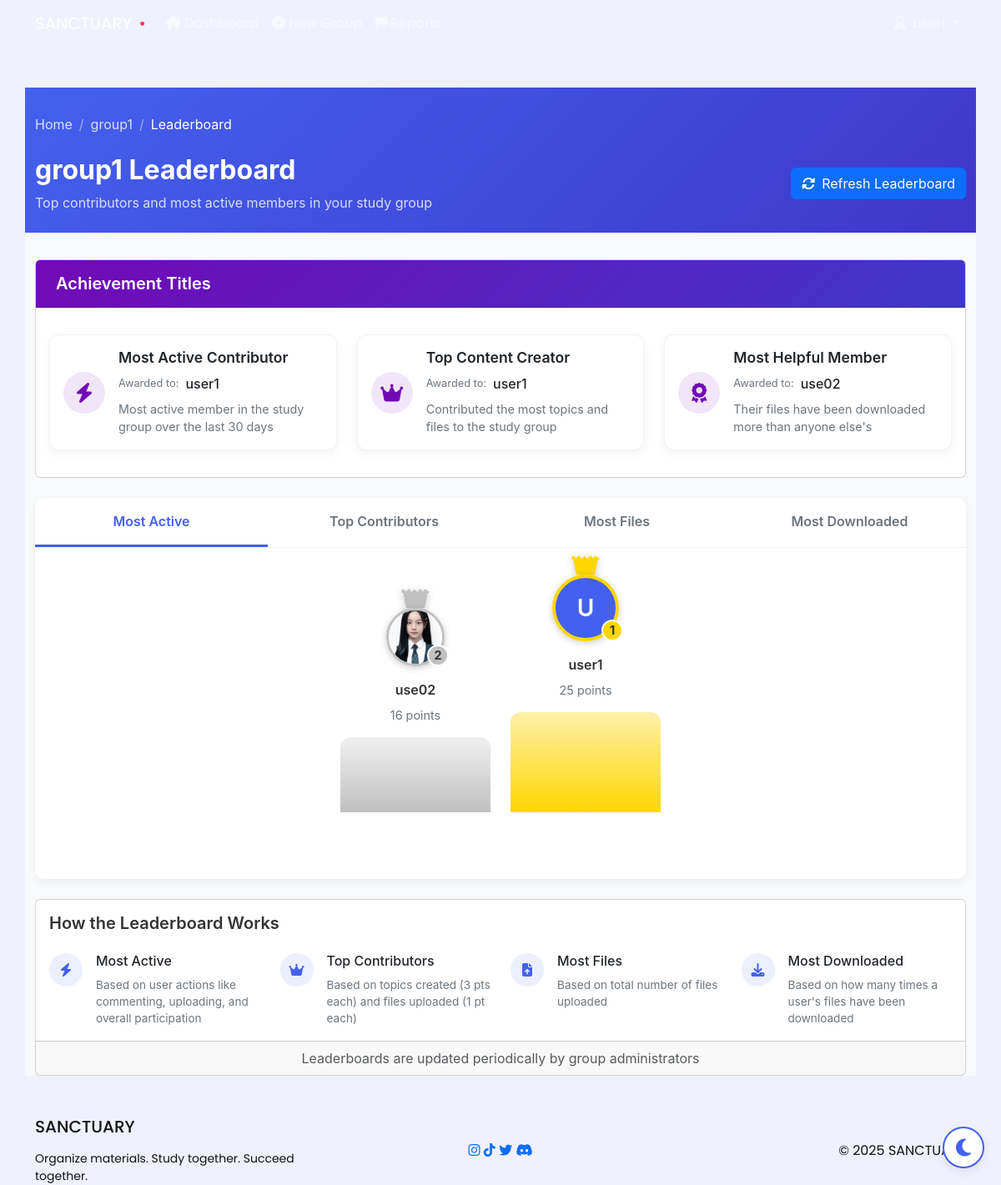
/group/1/leaderboard/ (signed in), run on the app's committed database.
### core/models.py (models this page shows, shortened)
class StudyGroup(models.Model):
    STATUS_CHOICES = (
        ('pending', 'Pending'),
        ('approved', 'Approved'),
        ('rejected', 'Rejected'),
    )
    group_name = models.CharField(max_length=100)
    institution = models.CharField(max_length=100)
    purpose = models.TextField()
    status = models.CharField(max_length=20, choices=STATUS_CHOICES, default='pending')
    created_by = models.ForeignKey(User, on_delete=models.CASCADE, related_name='created_groups')
    members = models.ManyToManyField(User, related_name='study_groups')
    created_at = models.DateTimeField(auto_now_add=True)
    updated_at = models.DateTimeField(auto_now=True)

class UserAchievement(models.Model):
    ACHIEVEMENT_TYPE_CHOICES = (
        ('active_user', 'Most Active User'),
        ('contributor', 'Top Contributor'),
        ('helpful', 'Most Helpful'),
        ('engaged', 'Most Engaged')
    )
    user = models.ForeignKey(User, on_delete=models.CASCADE, related_name='achievements')
    group = models.ForeignKey(StudyGroup, on_delete=models.CASCADE, related_name='user_achievements')
    achievement_type = models.CharField(max_length=30, choices=ACHIEVEMENT_TYPE_CHOICES)
    title = models.CharField(max_length=100)
    description = models.TextField()
    awarded_at = models.DateTimeField(auto_now_add=True)
    is_active = models.BooleanField(default=True)

class User(AbstractUser):
    ROLE_CHOICES = (
        ('super_admin', 'Super Admin'),
        ('admin', 'Admin'),
        ('user', 'User'),
    )
    role = models.CharField(max_length=20, choices=ROLE_CHOICES, default='user')
    profile_photo = models.ImageField(upload_to='profile_photos/', null=True, blank=True)
    def is_super_admin(self):
        return self.role == 'super_admin'

class LeaderboardEntry(models.Model):
    leaderboard = models.ForeignKey(GroupLeaderboard, on_delete=models.CASCADE, related_name='entries')
    user = models.ForeignKey(User, on_delete=models.CASCADE, related_name='leaderboard_entries')
    score = models.PositiveIntegerField(default=0)
    rank = models.PositiveIntegerField()
    class Meta:
        ordering = ['rank']
        unique_together = ['leaderboard', 'user']

### core/views.py (the view)
# urls.py: path('group/<int:group_id>/leaderboard/', views.group_leaderboard, name='group_leaderboard'),
@login_required
def group_leaderboard(request, group_id):
    group = get_object_or_404(StudyGroup, id=group_id)
    if not (request.user.is_super_admin() or
            request.user.study_groups.filter(id=group.id).exists()):
        return HttpResponseForbidden("You don't have permission to view this group's leaderboard.")
    leaderboard_types = GroupLeaderboard.LEADERBOARD_TYPE_CHOICES
    leaderboards = {}
    for lb_code, lb_name in leaderboard_types:
        leaderboard, created = GroupLeaderboard.objects.get_or_create(
            group=group,
            leaderboard_type=lb_code
        )
        entries = LeaderboardEntry.objects.filter(leaderboard=leaderboard)
        leaderboards[lb_code] = {
            'name': lb_name,
            'entries': entries
        }
    achievements = UserAchievement.objects.filter(
        group=group,
        is_active=True
    ).select_related('user')
    return render(request, 'core/group_leaderboard.html', {
        'group': group,
        'leaderboards': leaderboards,
        'achievements': achievements
    })

### core/templates/core/group_leaderboard.html (shortened to what this page needs)
{% extends 'base/base.html' %}
{% block content %}
<div class="leaderboard-page">
    <header class="page-header">
        <div class="container">
            <nav aria-label="breadcrumb">
                <ol class="breadcrumb">
                    <li class="breadcrumb-item"><a href="{% url 'home' %}">Home</a></li>
                    <li class="breadcrumb-item"><a href="{% url 'course_detail' course_id=group.courses.first.id %}">{{ group.group_name }}</a></li>
                    <li class="breadcrumb-item active" aria-current="page">Leaderboard</li>
                </ol>
            </nav>
            <div class="header-content">
                <div class="header-title">
                    <h1>{{ group.group_name }} Leaderboard</h1>
                    <p class="header-subtitle">Top contributors and most active members in your study group</p>
                </div>
                {% if user.is_super_admin or group.created_by == user %}
                <div class="header-actions">
                    <a href="{% url 'update_leaderboards' group_id=group.id %}" class="btn btn-primary">
                        <i class="fas fa-sync-alt me-2"></i>Refresh Leaderboard
                    </a>
                </div>
                {% endif %}
            </div>
        </div>
    </header>
    <div class="container">
        <section class="achievement-section mb-4">
            <div class="card">
                <div class="card-header bg-gradient-primary">
                    <h2 class="section-title">Achievement Titles</h2>
                </div>
                <div class="card-body">
                    <div class="achievements-grid">
                        {% if achievements %}
                            {% for achievement in achievements %}
                                <div class="achievement-item">
                                    <div class="achievement-icon">
                                        {% if achievement.achievement_type == 'active_user' %}
                                            <i class="fas fa-bolt"></i>
                                        {% elif achievement.achievement_type == 'contributor' %}
                                            <i class="fas fa-crown"></i>
                                        {% elif achievement.achievement_type == 'file_uploader' %}
                                            <i class="fas fa-file-upload"></i>
                                        {% elif achievement.achievement_type == 'popular_content' %}
                                            <i class="fas fa-star"></i>
                                        {% else %}
                                            <i class="fas fa-award"></i>
                                        {% endif %}
                                    </div>
                                    <div class="achievement-content">
                                        <h3 class="achievement-title">{{ achievement.title }}</h3>
                                        <div class="achievement-user">
                                            <span class="user-label">Awarded to:</span>
                                            <span class="user-name">{{ achievement.user.get_full_name|default:achievement.user.username }}</span>
                                        </div>
                                        <p class="achievement-desc">{{ achievement.description }}</p>
                                    </div>
                                </div>
                            {% endfor %}
                        {% endif %}
                    </div>
                </div>
            </div>
        </section>
        <section class="leaderboard-section mb-4">
            <div class="leaderboard-container">
                <div class="leaderboard-tabs">
                    <button class="leaderboard-tab active" data-tab="activity">Most Active</button>
                    <button class="leaderboard-tab" data-tab="contribution">Top Contributors</button>
                    <button class="leaderboard-tab" data-tab="files">Most Files</button>
                    <button class="leaderboard-tab" data-tab="downloads">Most Downloaded</button>
                </div>
                <div class="leaderboard-content active" id="activity-leaderboard">
                    {% with leaderboard=leaderboards.activity %}
                    {% if leaderboard.entries %}
                        <div class="leaderboard-podium">
                            {% for entry in leaderboard.entries %}
                                {% if entry.rank == 2 %}
                                    <div class="podium-item second-place">
                                        <div class="crown silver"></div>
                                        <div class="podium-avatar-container">
                                            {% if entry.user.profile_photo %}
                                                <img src="{{ entry.user.profile_photo.url }}" alt="{{ entry.user.username }}" class="podium-avatar">
                                            {% else %}
                                                <div class="podium-avatar-placeholder">
                                                    {{ entry.user.username|make_list|first|upper }}
                                                </div>
                                            {% endif %}
                                            <div class="podium-rank">2</div>
                                        </div>
                                        <div class="podium-info">
                                            <div class="podium-name">{{ entry.user.get_full_name|default:entry.user.username }}</div>
                                            <div class="podium-score">{{ entry.score }} points</div>
                                        </div>
                                        <div class="podium-column silver"></div>
                                    </div>
                                {% endif %}
                            {% endfor %}
                            {% for entry in leaderboard.entries %}
                                {% if entry.rank == 1 %}
                                    <div class="podium-item first-place">
                                        <div class="crown gold"></div>
                                        <div class="podium-avatar-container">
                                            {% if entry.user.profile_photo %}
                                                <img src="{{ entry.user.profile_photo.url }}" alt="{{ entry.user.username }}" class="podium-avatar">
                                            {% else %}
                                                <div class="podium-avatar-placeholder">
                                                    {{ entry.user.username|make_list|first|upper }}
                                                </div>
                                            {% endif %}
                                            <div class="podium-rank">1</div>
                                        </div>
                                        <div class="podium-info">
                                            <div class="podium-name">{{ entry.user.get_full_name|default:entry.user.username }}</div>
                                            <div class="podium-score">{{ entry.score }} points</div>
                                        </div>
                                        <div class="podium-column gold"></div>
                                    </div>
                                {% endif %}
                            {% endfor %}
                        </div>
                    {% endif %}
                    {% endwith %}
                </div>
            </div>
            <div class="card mt-4 leaderboard-info-card">
                <div class="card-body">
                    <h3>How the Leaderboard Works</h3>
                    <div class="leaderboard-info">
                        <div class="info-item">
                            <div class="info-icon">
                                <i class="fas fa-bolt"></i>
                            </div>
                            <div class="info-content">
                                <h4>Most Active</h4>
                                <p>Based on user actions like commenting, uploading, and overall participation</p>
                            </div>
                        </div>
                        <div class="info-item">
                            <div class="info-icon">
                                <i class="fas fa-crown"></i>
                            </div>
                            <div class="info-content">
                                <h4>Top Contributors</h4>
                                <p>Based on topics created (3 pts each) and files uploaded (1 pt each)</p>
                            </div>
                        </div>
                        <div class="info-item">
                            <div class="info-icon">
                                <i class="fas fa-file-upload"></i>
                            </div>
                            <div class="info-content">
                                <h4>Most Files</h4>
                                <p>Based on total number of files uploaded</p>
                            </div>
                        </div>
                        <div class="info-item">
                            <div class="info-icon">
                                <i class="fas fa-download"></i>
                            </div>
                            <div class="info-content">
                                <h4>Most Downloaded</h4>
                                <p>Based on how many times a user's files have been downloaded</p>
                            </div>
                        </div>
                    </div>
                </div>
                <div class="card-footer text-muted text-center">
                    <p class="mb-0">Leaderboards are updated periodically by group administrators</p>
                </div>
            </div>
        </section>
    </div>
</div>
{% endblock %}

### core/templates/base/base.html (style rules this page uses)
:root { --primary-color: #7B68EE; --primary-dark: #6A5ACD; --secondary-color: #00D1FF; --accent-color: #FF3366; --success-color: #00E676; --warning-color: #FFEA00; --dark-color: #121212; --light-color: #F8F9FA; --border-radius-sm: 8px; --border-radius: 12px; --border-radius-lg: 20px; --box-shadow: 0 4px 12px rgba(0, 0, 0, 0.08); --transition-speed: 0.3s; --bg-color: #F0F1FF; --text-color: #121212; --card-bg: #ffffff; --navbar-gradient: linear-gradient(135deg, var(--primary-color) 0%, var(--primary-dark) 100%); --footer-gradient: linear-gradient(135deg, rgba(123, 104, 238, 0.1) 0%, rgba(0, 209, 255, 0.05) 100%); --card-shadow: 0 4px 12px rgba(0, 0, 0, 0.08); --border-color: #EAEAEA; --form-bg: #ffffff; }
body { min-height: 100vh; display: flex; flex-direction: column; font-family: 'Poppins', sans-serif; background-color: var(--bg-color); color: var(--text-color); transition: background-color var(--transition-speed) ease, color var(--transition-speed) ease; overflow-x: hidden; }
.card, .btn, .nav-link, .form-control { transition: background-color 0.2s ease, color 0.2s ease; }

### data on the page
StudyGroup: group_name "group1"
UserAchievement: achievement_type "active_user" (drawn), title "Most Active Contributor", user.get_full_name "user1", description "Most active member in the study group over the last 30 days"
UserAchievement: achievement_type "contributor" (drawn), title "Top Content Creator", user.get_full_name "user1", description "Contributed the most topics and files to the study group"
UserAchievement: achievement_type "helpful" (drawn), title "Most Helpful Member", user.get_full_name "use02", description "Their files have been downloaded more than anyone else's"
LeaderboardEntry: user.profile_photo (picture), user.get_full_name "use02", score "16"
LeaderboardEntry: user.username|make_list "U", user.get_full_name "user1", score "25"
